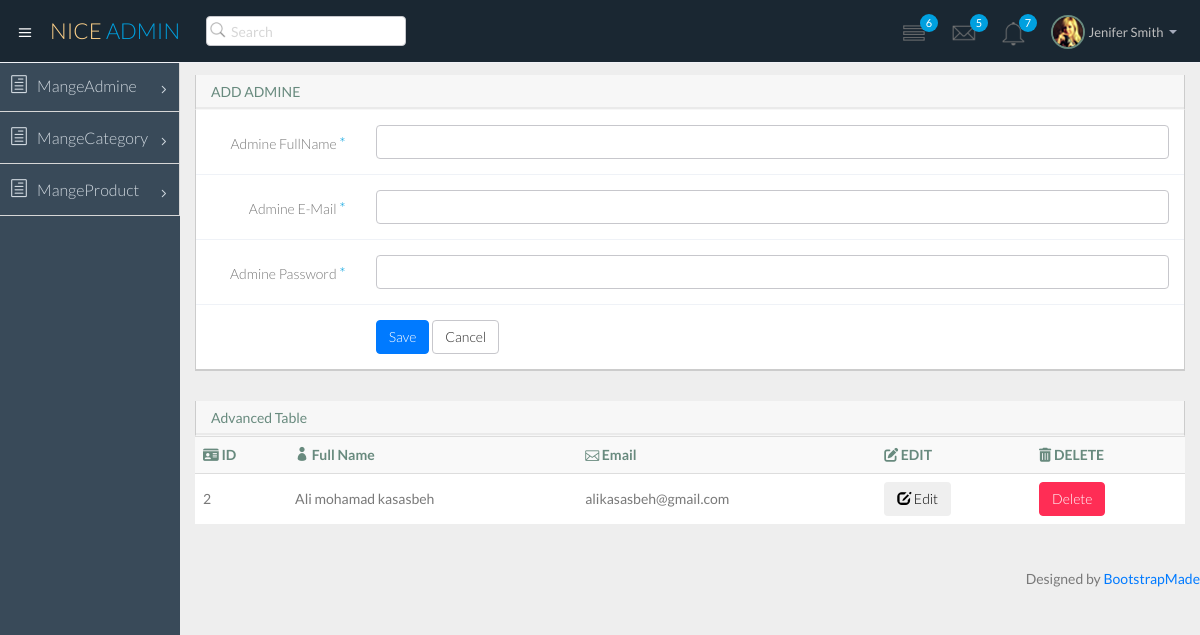
Page /admine/manage_dmine.php (signed in) on the committed database.
### tables this page shows
CREATE TABLE `adminpro` (
  `admin_id` int(3) NOT NULL,
  `admin_email` varchar(50) NOT NULL,
  `admin_password` varchar(15) NOT NULL,
  `fullname` varchar(30) NOT NULL
);

### admine/manage_dmine.php (the view, shortened to what this page needs)
<?php
include("include/connection.php");
?>
<?php include("include/header.php"); ?>
<section id="main-content">
      <section class="wrapper">
  <div class="row">
          <div class="col-lg-12">
            <section class="panel">
              <header class="panel-heading">
                ADD ADMINE
              </header>
              <div class="panel-body">
                <div class="form">
                  <form class="form-validate form-horizontal" method="POST" action="">
                    <div class="form-group ">
                      <label for="cname" class="control-label col-lg-2">Admine FullName <span class="required">*</span></label>
                      <div class="col-lg-10">
                        <input class="form-control" id="cname" name="admin_fullname"  type="text" required />
                      </div>
                    </div>
                    <div class="form-group ">
                      <label  class="control-label col-lg-2">Admine E-Mail <span class="required">*</span></label>
                      <div class="col-lg-10">
                        <input class="form-control " id="admail" type="email" name="admin_email" required />
                      </div>
                    </div>
                     <div class="form-group ">
                      <label for="cemail" class="control-label col-lg-2">Admine Password <span class="required">*</span></label>
                      <div class="col-lg-10">
                        <input class="form-control " id="cemail" type="password" name="admin_password" required />
                      </div>
                    </div>
                    <div class="form-group">
                      <div class="col-lg-offset-2 col-lg-10">
                        <button class="btn btn-primary" type="submit" name="save">Save</button>
                        <button class="btn btn-default" type="button">Cancel</button>
                      </div>
                    </div>
                  </form>
                </div>
              </div>
            </section>
          </div>
        </div>
        <div class="row">
          <div class="col-lg-12">
            <section class="panel">
              <header class="panel-heading">
                Advanced Table
              </header>
              <table class="table table-striped table-advance table-hover">
                <tbody>
                  <tr>
                  	 <th><i class="fas fa-id-card"></i> ID</th>
                    <th><i class="icon_profile"></i> Full Name</th>
                    <th><i class="icon_mail_alt"></i> Email</th>
                    <th><i class="fas fa-edit"></i> EDIT</th>
                    <th><i class="fas fa-trash-alt"></i></i> DELETE</th>
                  </tr>
                  <tr>
                  	 <?php
                           $query = "select * from adminpro" ;
                           $result=mysqli_query($conn,$query);
                           while ($adminpro=mysqli_fetch_assoc($result)) {?>
                    <td ><?php echo $adminpro['admin_id'];?></td>
                    <td                      id="jfullname<?php echo $adminpro['admin_id']; ?>"><?php echo $adminpro['fullname'] ?></td>
                    <td                       id="jemail<?php echo $adminpro['admin_id']; ?>"><?php echo $adminpro['admin_email'] ?></td>
                    <td>  <button type="button"  class="btn btn-secondary mb-1 edit" data-toggle="modal" data-target="#smallmodal"
                    value="<?php echo$adminpro['admin_id']; ?>" >
                          <span class="glyphicon glyphicon-edit"></span>
                           Edit </button>
                          </td></td>
                    <td> <?php echo "<a href='manage_dmine.php?delete={$adminpro['admin_id']}' class='btn btn-danger'>Delete</a>"?></td>
                  </tr>
                  <?php  } ?>
                </tbody>
              </table>
            </section>
          </div>
        </div>
    </section></section>
<?php include("include/footer.php"); ?>

### rows in the picture
adminpro: admin_id "2", fullname "Ali mohamad kasasbeh", admin_email "alikasasbeh@gmail.com"
